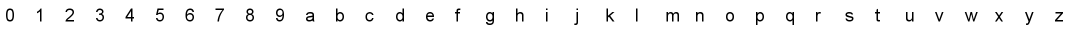
#> input picture python/pillow/numberAndLetters.bmp, 2160 x 60 px (shown at 1/2 size)
$ python test.py numberAndLetters.bmp
#> lines starting #> are read from the running program, lines starting #| are printed output that depends on the picture; after the words box and inside, x2 and y2 are one past the last pixel; in counts of white or black regions, pixels touching at a corner belong together
# -*- coding: utf-8 -*-
from __future__ import  print_function
import os, sys
from PIL import Image
from PIL import ImageFilter
image = Image.open('numberAndLetters.bmp')
#> image is the input picture: PIL image 2160x60 RGB; min 0, max 255, mean 244.4
print(image.format,image.size,image.mode)
#| BMP (2160, 60) RGB
image.show()
box = (100, 0, 400, 60)
region = image.crop(box)
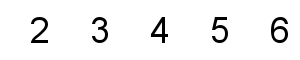
#> region: PIL image 300x60 RGB; min 0, max 255, mean 242.7
region.show()
region = region.transpose(Image.ROTATE_180)
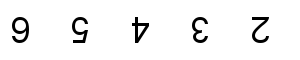
#> region: PIL image 300x60 RGB; min 0, max 255, mean 242.7
region.show
image.paste(region,box)
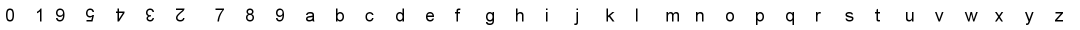
#> image: PIL image 2160x60 RGB (shown at 1/2 size); min 0, max 255, mean 244.4
image.show()
# [9 lines of commented-out code are left out]

$ run again, with python/pillow/12.png saved as python/pillow/numberAndLetters.bmp
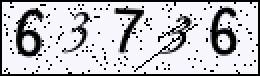
#> input picture python/pillow/12.png, 130 x 38 px (shown 2 times larger)
#> image is the input picture: PIL image 130x38 RGB; mean R, G, B 191.8, 191.8, 196.5
#| BMP (130, 38) RGB
#> `region = region.transpose(Image.ROTATE_180)`:
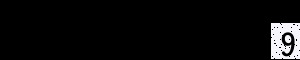
#> region: PIL image 300x60 RGB; mean R, G, B 11.6, 11.6, 11.9
#> `image.paste(region,box)`:
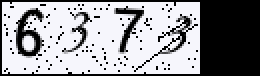
#> image: PIL image 130x38 RGB (shown 2 times larger); mean R, G, B 149.5, 149.5, 153.1

$ run again, with python/pillow/14.png saved as python/pillow/numberAndLetters.bmp
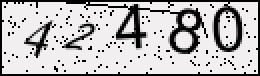
#> input picture python/pillow/14.png, 130 x 38 px (shown 2 times larger)
#> image is the input picture: PIL image 130x38 RGB; mean R, G, B 186, 184.4, 184.4
#| BMP (130, 38) RGB
#> `region = region.transpose(Image.ROTATE_180)`:
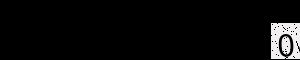
#> region: PIL image 300x60 RGB; mean R, G, B 11.4, 11.3, 11.3
#> `image.paste(region,box)`:
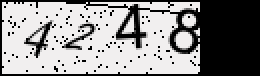
#> image: PIL image 130x38 RGB (shown 2 times larger); mean R, G, B 144.5, 143.3, 143.3

$ run again, with python/pillow/fonts_test.png saved as python/pillow/numberAndLetters.bmp
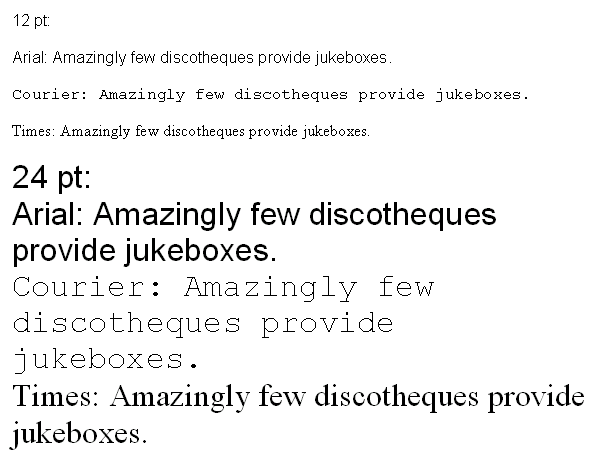
#> input picture python/pillow/fonts_test.png, 598 x 464 px
#> image is the input picture: PIL image 598x464 RGB; mean R, G, B 242, 242, 242
#| BMP (598, 464) RGB
#> `region = image.crop(box)`:
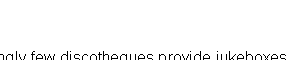
#> region: PIL image 300x60 RGB; 97.4% white; black in thin lines or dots, all inside (x1, y1, x2, y2) = (0, 51, 286, 60)
#> `region = region.transpose(Image.ROTATE_180)`:
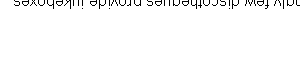
#> region: PIL image 300x60 RGB; 97.4% white; black in thin lines or dots, all inside (x1, y1, x2, y2) = (14, 0, 300, 9)
